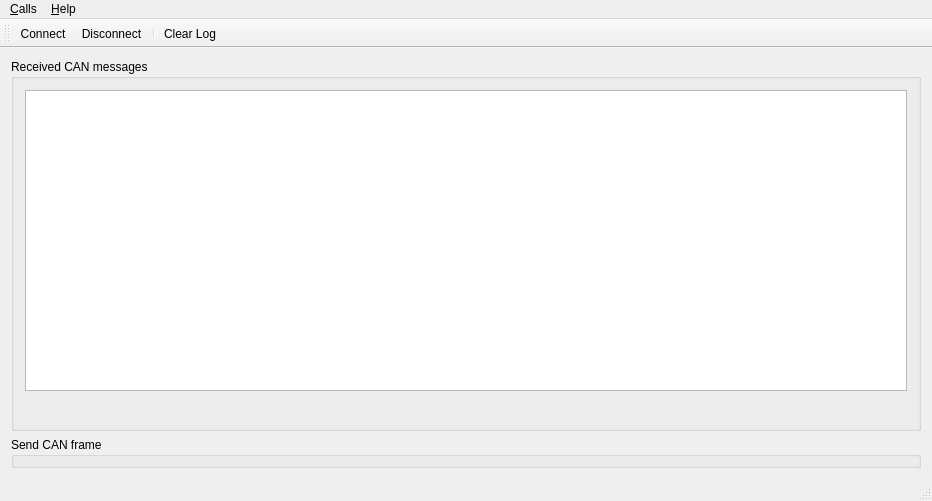
<?xml version="1.0" encoding="UTF-8"?>
<ui version="4.0">
 <class>MainWindow</class>
 <widget class="QMainWindow" name="MainWindow">
  <property name="geometry">
   <rect>
    <x>0</x>
    <y>0</y>
    <width>932</width>
    <height>501</height>
   </rect>
  </property>
  <property name="windowTitle">
   <string>CAN Example</string>
  </property>
  <widget class="QWidget" name="centralWidget">
   <layout class="QVBoxLayout" name="verticalLayout">
    <item>
     <widget class="QGroupBox" name="receivedMessagesBox">
      <property name="title">
       <string>Received CAN messages</string>
      </property>
      <layout class="QGridLayout" name="gridLayout">
       <item row="0" column="0">
        <layout class="QVBoxLayout" name="verticalLayout_2">
         <item>
          <widget class="QListWidget" name="listWidget">
           <property name="editTriggers">
            <set>QAbstractItemView::NoEditTriggers</set>
           </property>
           <property name="showDropIndicator" stdset="0">
            <bool>false</bool>
           </property>
           <property name="dragDropOverwriteMode">
            <bool>false</bool>
           </property>
           <property name="selectionBehavior">
            <enum>QAbstractItemView::SelectRows</enum>
           </property>
          </widget>
         </item>
         <item>
          <layout class="QHBoxLayout" name="horizontalLayout">
           <item>
            <widget class="QLabel" name="busStatus">
             <property name="text">
              <string/>
             </property>
            </widget>
           </item>
           <item>
            <spacer name="horizontalSpacer">
             <property name="orientation">
              <enum>Qt::Horizontal</enum>
             </property>
             <property name="sizeHint" stdset="0">
              <size>
               <width>40</width>
               <height>20</height>
              </size>
             </property>
            </spacer>
           </item>
          </layout>
         </item>
        </layout>
       </item>
      </layout>
     </widget>
    </item>
    <item>
     <widget class="SendFrameBox" name="sendFrameBox">
      <property name="title">
       <string>Send CAN frame</string>
      </property>
     </widget>
    </item>
   </layout>
  </widget>
  <widget class="QMenuBar" name="menuBar">
   <property name="geometry">
    <rect>
     <x>0</x>
     <y>0</y>
     <width>932</width>
     <height>22</height>
    </rect>
   </property>
   <widget class="QMenu" name="menuCalls">
    <property name="title">
     <string>&amp;Calls</string>
    </property>
    <addaction name="actionConnect"/>
    <addaction name="actionDisconnect"/>
    <addaction name="separator"/>
    <addaction name="actionResetController"/>
    <addaction name="separator"/>
    <addaction name="actionClearLog"/>
    <addaction name="separator"/>
    <addaction name="actionQuit"/>
   </widget>
   <widget class="QMenu" name="menuHelp">
    <property name="title">
     <string>&amp;Help</string>
    </property>
    <addaction name="actionPluginDocumentation"/>
    <addaction name="actionAboutQt"/>
   </widget>
   <addaction name="menuCalls"/>
   <addaction name="menuHelp"/>
  </widget>
  <widget class="QToolBar" name="mainToolBar">
   <attribute name="toolBarArea">
    <enum>TopToolBarArea</enum>
   </attribute>
   <attribute name="toolBarBreak">
    <bool>false</bool>
   </attribute>
   <addaction name="actionConnect"/>
   <addaction name="actionDisconnect"/>
   <addaction name="separator"/>
   <addaction name="actionClearLog"/>
  </widget>
  <widget class="QStatusBar" name="statusBar"/>
  <action name="actionConnect">
   <property name="icon">
    <iconset resource="../../../qtserialbus/examples/serialbus/can/can.qrc">
     <normaloff>:/images/connect.png</normaloff>:/images/connect.png</iconset>
   </property>
   <property name="text">
    <string>&amp;Connect</string>
   </property>
  </action>
  <action name="actionDisconnect">
   <property name="icon">
    <iconset resource="../../../qtserialbus/examples/serialbus/can/can.qrc">
     <normaloff>:/images/disconnect.png</normaloff>:/images/disconnect.png</iconset>
   </property>
   <property name="text">
    <string>&amp;Disconnect</string>
   </property>
  </action>
  <action name="actionQuit">
   <property name="icon">
    <iconset resource="../../../qtserialbus/examples/serialbus/can/can.qrc">
     <normaloff>:/images/application-exit.png</normaloff>:/images/application-exit.png</iconset>
   </property>
   <property name="text">
    <string>&amp;Quit</string>
   </property>
  </action>
  <action name="actionAboutQt">
   <property name="text">
    <string>&amp;About Qt</string>
   </property>
  </action>
  <action name="actionClearLog">
   <property name="icon">
    <iconset resource="../../../qtserialbus/examples/serialbus/can/can.qrc">
     <normaloff>:/images/clear.png</normaloff>:/images/clear.png</iconset>
   </property>
   <property name="text">
    <string>Clear &amp;Log</string>
   </property>
  </action>
  <action name="actionPluginDocumentation">
   <property name="text">
    <string>Plugin Documentation</string>
   </property>
   <property name="toolTip">
    <string>Open plugin documentation in Webbrowser</string>
   </property>
  </action>
  <action name="actionResetController">
   <property name="text">
    <string>&amp;Reset CAN Controller</string>
   </property>
   <property name="toolTip">
    <string>Reset CAN Controller</string>
   </property>
  </action>
 </widget>
 <layoutdefault spacing="6" margin="11"/>
 <customwidgets>
  <customwidget>
   <class>SendFrameBox</class>
   <extends>QGroupBox</extends>
   <header location="global">sendframebox.h</header>
   <container>1</container>
  </customwidget>
 </customwidgets>
 <resources>
  <include location="../../../qtserialbus/examples/serialbus/can/can.qrc"/>
 </resources>
 <connections/>
</ui>
